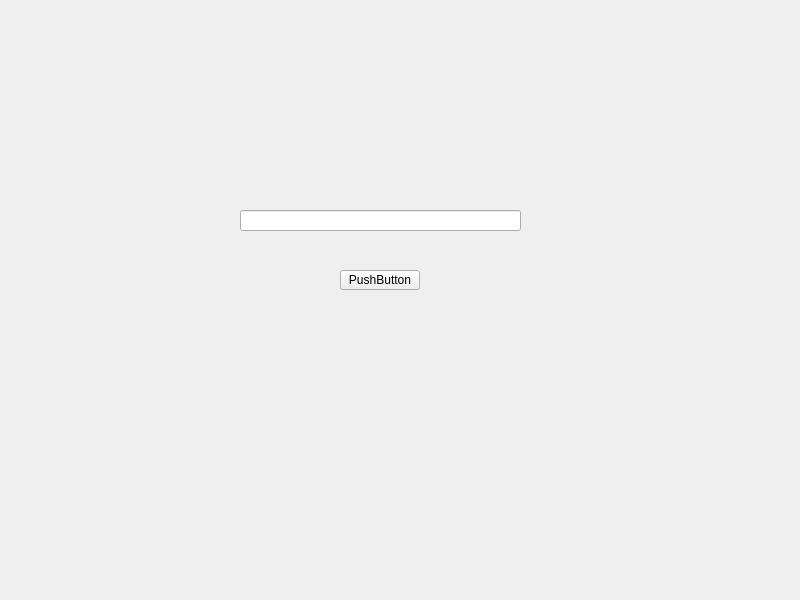
<?xml version="1.0" encoding="UTF-8"?>
<ui version="4.0">
 <class>PluginWidget</class>
 <widget class="QWidget" name="PluginWidget">
  <property name="geometry">
   <rect>
    <x>0</x>
    <y>0</y>
    <width>800</width>
    <height>600</height>
   </rect>
  </property>
  <property name="windowTitle">
   <string>PluginWidget</string>
  </property>
  <widget class="QPushButton" name="pushButton">
   <property name="geometry">
    <rect>
     <x>340</x>
     <y>270</y>
     <width>80</width>
     <height>20</height>
    </rect>
   </property>
   <property name="text">
    <string>PushButton</string>
   </property>
  </widget>
  <widget class="QLineEdit" name="lineEdit">
   <property name="geometry">
    <rect>
     <x>240</x>
     <y>210</y>
     <width>281</width>
     <height>21</height>
    </rect>
   </property>
  </widget>
 </widget>
 <resources/>
 <connections/>
</ui>
